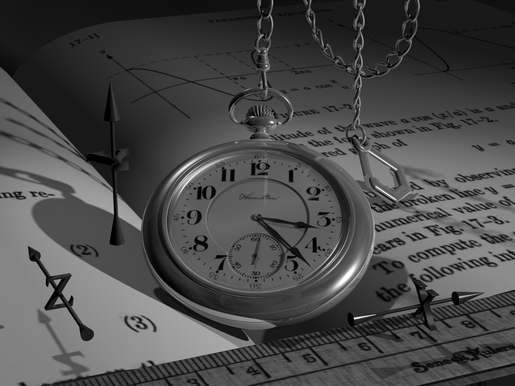
#> input picture Atividade Extra Classe 3/imagens de entrada/gray_watch.png, 515 x 386 px, shrunk from 1024 x 768 before the run
$ python Q4.py
#> lines starting #> are read from the running program, lines starting #| are printed output that depends on the picture
"""Q4 — Efeito de esboço a lápis por desfoque gaussiano e divisão."""

from pathlib import Path

import cv2
import matplotlib.pyplot as plt
import numpy as np


PASTA_ATUAL = Path(__file__).resolve().parent
ARQUIVO_ENTRADA = PASTA_ATUAL / "imagens de entrada" / "gray_watch.png"
ARQUIVO_SAIDA = PASTA_ATUAL / "resultados" / "Q4_resultados.png"


def carregar_imagem_monocromatica(caminho: Path):
    """Carrega uma imagem PNG como matriz bidimensional de intensidades."""
    imagem = cv2.imread(str(caminho), cv2.IMREAD_GRAYSCALE)
#> imagem is the input picture: shape (386, 515); min 0, max 255, mean 73.9

    if imagem is None:
        raise FileNotFoundError(f"Não foi possível carregar a imagem: {caminho}")

    return imagem


def criar_kernel_gaussiano(tamanho: int, sigma: float):
    """Cria um kernel gaussiano quadrado normalizado pela fórmula matemática."""
    if tamanho <= 0 or tamanho % 2 == 0:
        raise ValueError("O tamanho do kernel deve ser um número ímpar positivo.")

    if sigma <= 0:
        raise ValueError("O valor de sigma deve ser maior que zero.")

    centro = tamanho // 2
    coordenadas = np.arange(-centro, centro + 1)
    coordenadas_x, coordenadas_y = np.meshgrid(coordenadas, coordenadas)

    expoente = -(coordenadas_x ** 2 + coordenadas_y ** 2) / (2 * sigma ** 2)
    kernel = np.exp(expoente)

    return kernel / kernel.sum()


def correlacionar_gaussiano_separavel(imagem: np.ndarray, kernel: np.ndarray):
    """Aplica o kernel gaussiano em duas correlações 1D equivalentes à máscara 2D."""
    tamanho = kernel.shape[0]
#> tamanho = 21

    if kernel.shape != (tamanho, tamanho) or tamanho % 2 == 0:
        raise ValueError("O kernel gaussiano deve ser quadrado e ter tamanho ímpar.")

    margem = tamanho // 2
#> margem = 10

    kernel_horizontal = kernel[margem, :]
#> kernel_horizontal = 21 values, max 0.0131 at index 10, min 0.00022 at index 0, mean 0.00544
    kernel_horizontal = kernel_horizontal / kernel_horizontal.sum()
#> kernel_horizontal = 21 values, max 0.114 at index 10, min 0.00193 at index 0, mean 0.0476
    kernel_vertical = kernel[:, margem]
#> kernel_vertical = 21 values, max 0.0131 at index 10, min 0.00022 at index 0, mean 0.00544
    kernel_vertical = kernel_vertical / kernel_vertical.sum()
#> kernel_vertical has the same summary as kernel_horizontal

    imagem_expandida_horizontal = np.pad(imagem.astype(float),
                                          ((0, 0), (margem, margem)),
                                          mode="edge")
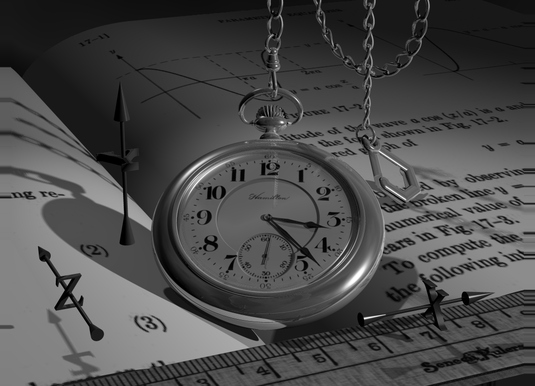
#> imagem_expandida_horizontal: shape (386, 535) float64; min 0, max 255, mean 74.3
    janelas_horizontais = np.lib.stride_tricks.sliding_window_view(
        imagem_expandida_horizontal, tamanho, axis=1)
    imagem_filtrada_horizontal = np.einsum("ijk,k->ij", janelas_horizontais,
                                           kernel_horizontal)
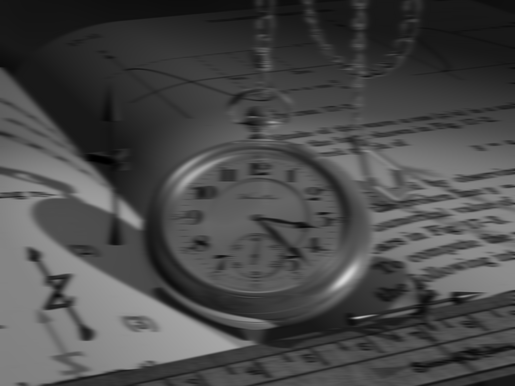
#> imagem_filtrada_horizontal: shape (386, 515) float64; min 0, max 216.3, mean 73.9

    imagem_expandida_vertical = np.pad(imagem_filtrada_horizontal,
                                        ((margem, margem), (0, 0)),
                                        mode="edge")
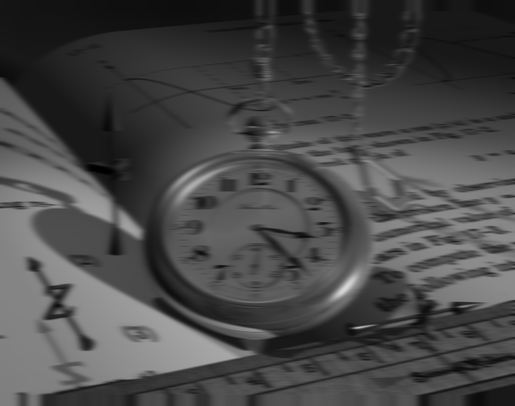
#> imagem_expandida_vertical: shape (406, 515) float64; min 0, max 216.3, mean 72.3
    janelas_verticais = np.lib.stride_tricks.sliding_window_view(
        imagem_expandida_vertical, tamanho, axis=0)

    return np.einsum("ijk,k->ij", janelas_verticais, kernel_vertical)
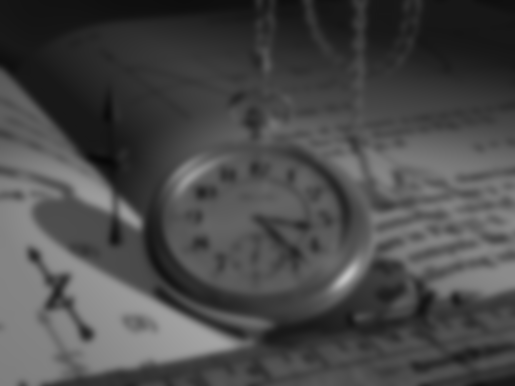
#> returned value: shape (386, 515) float64; min 8.34, max 195.5, mean 73.9


def criar_esboco(imagem: np.ndarray, imagem_desfocada: np.ndarray):
    """Divide a imagem original pela desfocada para realçar seus contornos."""
    menor_divisor = 1e-6
    divisor_seguro = np.maximum(imagem_desfocada, menor_divisor)

    imagem_dividida = imagem.astype(float) / divisor_seguro
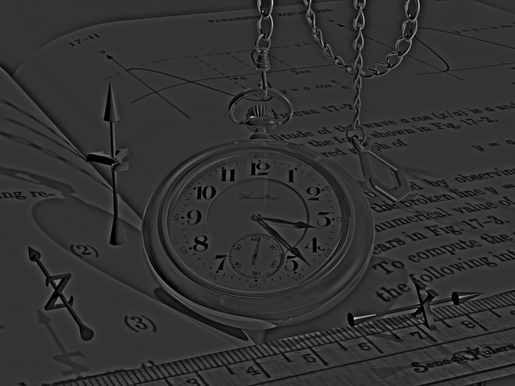
#> imagem_dividida: shape (386, 515) float64; min 0, max 4.94, mean 0.986; drawn with min black and max white
    imagem_esboco = imagem_dividida * 255
    imagem_limitada = np.clip(imagem_esboco, 0, 255)
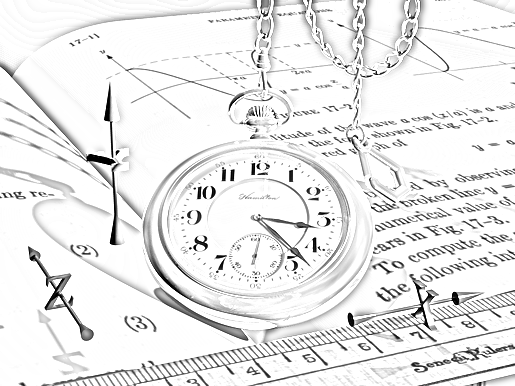
#> imagem_limitada: shape (386, 515) float64; min 0, max 255, mean 234.5

    return np.rint(imagem_limitada).astype(np.uint8)


def salvar_comparacao(original: np.ndarray, desfocada: np.ndarray,
                      esboco: np.ndarray, tamanho_kernel: int, sigma: float,
                      saida: Path):
    """Exibe e salva a sequência de etapas usada para criar o esboço."""
#> called with tamanho_kernel = 21, sigma = 3.5
    saida.parent.mkdir(parents=True, exist_ok=True)

    figura, eixos = plt.subplots(1, 3, figsize=(14, 5))
    figura.subplots_adjust(wspace=0.04, bottom=0.16)
    e0, e1, e2 = eixos

    e0.imshow(original, cmap="gray", vmin=0, vmax=255); e0.axis("off")
    e1.imshow(desfocada, cmap="gray", vmin=0, vmax=255); e1.axis("off")
    e2.imshow(esboco, cmap="gray", vmin=0, vmax=255); e2.axis("off")

    e0.text(0.5, -0.08, "(a) imagem original", transform=e0.transAxes,
            ha="center", va="top", fontsize=11)
    e1.text(0.5, -0.08, f"(b) desfoque gaussiano {tamanho_kernel} × {tamanho_kernel} (σ = {sigma:g})",
            transform=e1.transAxes, ha="center", va="top", fontsize=11)
    e2.text(0.5, -0.08, "(c) esboço a lápis", transform=e2.transAxes,
            ha="center", va="top", fontsize=11)

    figura.savefig(saida, dpi=180, bbox_inches="tight")
    plt.show()


if __name__ == "__main__":
    tamanho_kernel = 21
    sigma = 3.5

    original = carregar_imagem_monocromatica(ARQUIVO_ENTRADA)
    kernel_gaussiano = criar_kernel_gaussiano(tamanho_kernel, sigma)
    desfocada = correlacionar_gaussiano_separavel(original, kernel_gaussiano)
    esboco = criar_esboco(original, desfocada)

    salvar_comparacao(original, desfocada, esboco, tamanho_kernel, sigma,
                      ARQUIVO_SAIDA)
    print(f"Imagem comparativa salva em: {ARQUIVO_SAIDA}")
